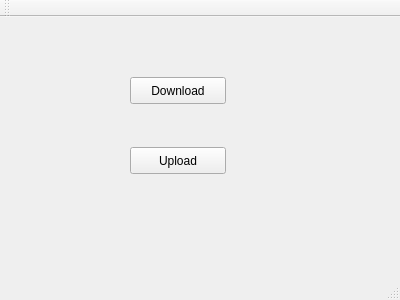
<?xml version="1.0" encoding="UTF-8"?>
<ui version="4.0">
 <class>MainWindow</class>
 <widget class="QMainWindow" name="MainWindow">
  <property name="geometry">
   <rect>
    <x>0</x>
    <y>0</y>
    <width>400</width>
    <height>300</height>
   </rect>
  </property>
  <property name="windowTitle">
   <string>MainWindow</string>
  </property>
  <widget class="QWidget" name="centralWidget">
   <widget class="QPushButton" name="download">
    <property name="geometry">
     <rect>
      <x>130</x>
      <y>60</y>
      <width>96</width>
      <height>27</height>
     </rect>
    </property>
    <property name="text">
     <string>Download</string>
    </property>
   </widget>
   <widget class="QPushButton" name="upload">
    <property name="geometry">
     <rect>
      <x>130</x>
      <y>130</y>
      <width>96</width>
      <height>27</height>
     </rect>
    </property>
    <property name="text">
     <string>Upload</string>
    </property>
   </widget>
  </widget>
  <widget class="QMenuBar" name="menuBar">
   <property name="geometry">
    <rect>
     <x>0</x>
     <y>0</y>
     <width>400</width>
     <height>23</height>
    </rect>
   </property>
  </widget>
  <widget class="QToolBar" name="mainToolBar">
   <attribute name="toolBarArea">
    <enum>TopToolBarArea</enum>
   </attribute>
   <attribute name="toolBarBreak">
    <bool>false</bool>
   </attribute>
  </widget>
  <widget class="QStatusBar" name="statusBar"/>
 </widget>
 <layoutdefault spacing="6" margin="11"/>
 <resources/>
 <connections/>
</ui>
